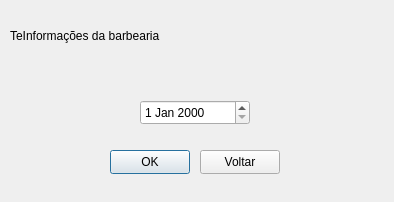
<?xml version="1.0" encoding="UTF-8"?>
<ui version="4.0">
 <class>telaEscolhaData</class>
 <widget class="QDialog" name="telaEscolhaData">
  <property name="geometry">
   <rect>
    <x>0</x>
    <y>0</y>
    <width>394</width>
    <height>202</height>
   </rect>
  </property>
  <property name="windowTitle">
   <string>Dialog</string>
  </property>
  <widget class="QDateEdit" name="campoData">
   <property name="geometry">
    <rect>
     <x>140</x>
     <y>100</y>
     <width>110</width>
     <height>25</height>
    </rect>
   </property>
  </widget>
  <widget class="QLabel" name="textobarbearia">
   <property name="geometry">
    <rect>
     <x>10</x>
     <y>0</y>
     <width>371</width>
     <height>71</height>
    </rect>
   </property>
   <property name="text">
    <string>TeInformações da barbearia</string>
   </property>
  </widget>
  <widget class="QPushButton" name="okBotao">
   <property name="geometry">
    <rect>
     <x>110</x>
     <y>150</y>
     <width>80</width>
     <height>24</height>
    </rect>
   </property>
   <property name="text">
    <string>OK</string>
   </property>
  </widget>
  <widget class="QPushButton" name="voltarBotao">
   <property name="geometry">
    <rect>
     <x>200</x>
     <y>150</y>
     <width>80</width>
     <height>24</height>
    </rect>
   </property>
   <property name="text">
    <string>Voltar</string>
   </property>
  </widget>
 </widget>
 <resources/>
 <connections/>
</ui>
